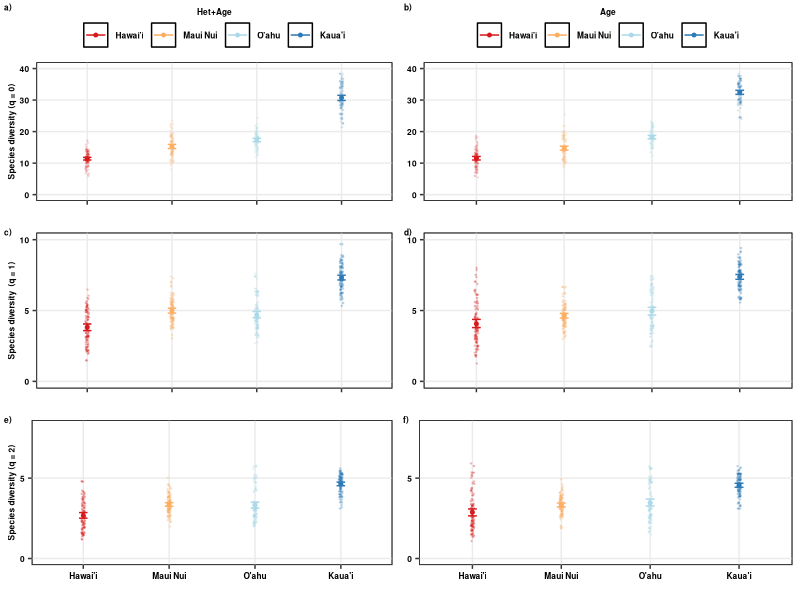

Generate this figure with R:
#############
# Hill N ####
#############
###############
# All natives #
# 9 plots #####
###############

require(tidyr)
require(dplyr)
require(ggplot2)
require(grid)
require(reshape2)
library(rms)

##########
# data  ##
##########

HillN_2<-read.csv("Cleaned_Data/Scen2_Natives_9plots_HillN.csv")
HillN_3<-read.csv("Cleaned_Data/Scen3_Natives_9plots_HillN.csv")

#############
# organize  #
#############

HillN_2$Scenario<-"II"
HillN_3$Scenario<-"III"

HillNN<-rbind.data.frame(HillN_2, HillN_3)

HillNN$geo_entity2<-as.character(HillNN$geo_entity2)
HillNN$geo_entity2<-ifelse(HillNN$geo_entity2=="O'ahu Island (incl. Mokoli'i Islet)","O'ahu",HillNN$geo_entity2)
HillNN$geo_entity2<-ifelse(HillNN$geo_entity2=="O'ahu Island","O'ahu",HillNN$geo_entity2)
HillNN$geo_entity2<-ifelse(HillNN$geo_entity2=="Hawai'i Island","Hawai'i",HillNN$geo_entity2)
HillNN$geo_entity2<-ifelse(HillNN$geo_entity2=="Kaua'i Island","Kaua'i",HillNN$geo_entity2)

HillNN$geo_entity2<-as.factor(HillNN$geo_entity2)
HillNN$geo_entity2<-factor(HillNN$geo_entity2,levels=c("Hawai'i","Maui Nui","O'ahu","Kaua'i"))

HillNN$order<-as.factor(HillNN$order)

HillNN$geo_order<-paste(HillNN$geo_entity2,HillNN$order,sep="_")

HillNN$geo_order<-factor(HillNN$geo_order,levels=c("Hawai'i_0","Hawai'i_1","Hawai'i_2","Maui Nui_0","Maui Nui_1","Maui Nui_2",
                                                   "O'ahu_0","O'ahu_1","O'ahu_2","Kaua'i_0","Kaua'i_1","Kaua'i_2"))

############################################
# summarize data                           #
############################################

HillNN_minus<- HillNN %>%
  group_by(geo_entity2,Scenario, order) %>%
  do(data.frame(rbind(smean.cl.boot(.$qD, B=1000))))

colnames(HillNN_minus)[4]<-"qD"
colnames(HillNN_minus)[5]<-"qD.LCL"
colnames(HillNN_minus)[6]<-"qD.UCL"

# Hill_Sc1<-filter(HillNN,Scenario=="I")
# Hill_Sc1<-select(Hill_Sc1, geo_entity2, Scenario, order, qD, qD.LCL, qD.UCL)

HillNN_f<-rbind.data.frame(HillNN_minus)

HillNN_f$geo_order<-paste(HillNN_f$geo_entity2,HillNN_f$order,sep="_")

HillNN_f$geo_order<-as.factor(HillNN_f$geo_order)

HillNN_f$geo_order<-factor(HillNN_f$geo_order,levels=c("Hawai'i_0","Hawai'i_1","Hawai'i_2","Maui Nui_0","Maui Nui_1","Maui Nui_2",
                                                       "O'ahu_0","O'ahu_1","O'ahu_2","Kaua'i_0","Kaua'i_1","Kaua'i_2"))

HillNN_f$geo_entity2<-factor(HillNN_f$geo_entity2,levels=c("Hawai'i","Maui Nui","O'ahu","Kaua'i"))

HillNN_f<-ungroup(HillNN_f)

##############################
# order x island x scenario  #
##############################

HillNN_f$Scenario<-as.character(HillNN_f$Scenario)
#HillNN_f$Scenario<-ifelse(HillNN_f$Scenario=="I","Area+Het+Age",HillNN_f$Scenario)
HillNN_f$Scenario<-ifelse(HillNN_f$Scenario=="II","Het+Age",HillNN_f$Scenario)
HillNN_f$Scenario<-ifelse(HillNN_f$Scenario=="III","Age",HillNN_f$Scenario)
HillNN_f$Scenario<-as.factor(HillNN_f$Scenario)

HillNN_f$Scenario<-factor(HillNN_f$Scenario,levels=c("Het+Age","Age"))

HillNN_f<- HillNN_f%>%
  unite( "Scen_Order", c("Scenario","order"),remove=FALSE)

HillNN$Scenario<-as.character(HillNN$Scenario)
#HillNN$Scenario<-ifelse(HillNN$Scenario=="I","Area+Het+Age",HillNN$Scenario)
HillNN$Scenario<-ifelse(HillNN$Scenario=="II","Het+Age",HillNN$Scenario)
HillNN$Scenario<-ifelse(HillNN$Scenario=="III","Age",HillNN$Scenario)
HillNN$Scenario<-as.factor(HillNN$Scenario)

HillNN$Scenario<-factor(HillNN$Scenario,levels=c("Het+Age","Age"))

HillNN<- HillNN%>%
  unite( "Scen_Order", c("Scenario","order"),remove=FALSE)

# # Scen1 + order 0
# 
# H_Sc1_Or0<-filter(HillNN, Scen_Order=="Area+Het+Age_0")
# 
# H_f_Sc1_Or0<-filter(HillNN_f, Scen_Order=="Area+Het+Age_0")
# 
# Hill_Sc1_Or0<-ggplot(H_Sc1_Or0, aes(x=geo_entity2,y=qD,group=geo_entity2,color=geo_entity2))+
#   geom_point(data=H_Sc1_Or0, aes(x=geo_entity2,y=qD,color=geo_entity2),position = position_jitter(w = 0.02, h = 0),size=0.25,alpha=0.1)+
#   
#   geom_point(data=H_f_Sc1_Or0, aes(x=geo_entity2,y=qD,group=geo_entity2, colour=geo_entity2),size=1)+
#   geom_errorbar(data=H_f_Sc1_Or0,aes(ymin=qD.LCL,ymax=qD.UCL,group=geo_entity2, colour=geo_entity2),width=0.1)+
#   
#   #scale_color_d3(palette="category20c")+
#   scale_colour_manual(values=c("#d7191c","#fdae61","#abd9e9","#2c7bb6"))+
#   scale_y_continuous(limits=c(0, 55),breaks=c(10,20,30,40,50,60),labels=c("10","20","30","40","50","60"))+
#   # scale_shape_manual(values=c(17,15,16))+
#   #facet_grid(order~Scenario,scales="free_y")+
#   labs(x="",y="Species diversity (q = 0)")+
#   guides(colour=guide_legend(title="Area+Het+Age",title.position = "top", hjust=0.5))+
#   theme_bw()+theme(plot.title = element_text(colour="black",face="bold",size=7,hjust=0.5,vjust=0),
#                    axis.title.x=element_text(colour="black",face="bold",size=6),
#                    axis.title.y=element_text(colour="black",face="bold",size=6),
#                    axis.text.x=element_blank(),
#                    axis.text.y=element_text(colour=c("black"),face="bold",size=6),
#                    strip.background = element_rect(fill="transparent",colour="black"),
#                    strip.text=element_text(face="bold",size=6),
#                    legend.text=element_text(colour=c("black"),face="bold",size=6),
#                    legend.title = element_text(colour=c("black"),face="bold",size=6),
#                    legend.title.align = 0.5,
#                    legend.margin=margin(t=0.00, r=0, b=0, l=0, unit="cm"),
#                    legend.position=c("top"),
#                    #legend.margin =margin(t=0, r=0, b=0, l=0, unit="cm"),
#                    panel.grid.major = element_blank(), panel.grid.minor = element_blank())

# Scen2 + order 0

H_Sc2_Or0<-filter(HillNN, Scen_Order=="Het+Age_0")

H_f_Sc2_Or0<-filter(HillNN_f, Scen_Order=="Het+Age_0")

Hill_Sc2_Or0<-ggplot(H_Sc2_Or0, aes(x=geo_entity2,y=qD,group=geo_entity2,color=geo_entity2))+
  geom_point(data=H_Sc2_Or0, aes(x=geo_entity2,y=qD,color=geo_entity2),position = position_jitter(w = 0.02, h = 0),size=0.25,alpha=0.1)+
  
  geom_point(data=H_f_Sc2_Or0, aes(x=geo_entity2,y=qD,group=geo_entity2, colour=geo_entity2),size=1)+
  geom_errorbar(data=H_f_Sc2_Or0,aes(ymin=qD.LCL,ymax=qD.UCL,group=geo_entity2, colour=geo_entity2),width=0.1)+
  
  #scale_color_d3(palette="category20c")+
  scale_colour_manual(values=c("#d7191c","#fdae61","#abd9e9","#2c7bb6"))+
  scale_y_continuous(limits=c(0, 40),breaks=c(0,10,20,30,40),labels=c("0","10","20","30","40"))+
  # scale_shape_manual(values=c(17,15,16))+
  #facet_grid(order~Scenario,scales="free_y")+
  labs(x="",y="Species diversity (q = 0)")+
  guides(colour=guide_legend(title="Het+Age",title.position = "top", hjust=0.5))+
  theme_bw()+theme(plot.title = element_text(colour="black",face="bold",size=7,hjust=0.5,vjust=0),
                   axis.title.x=element_text(colour="black",face="bold",size=6),
                   axis.title.y=element_text(colour="black",face="bold",size=6),
                   axis.text.x=element_blank(),
                   axis.text.y=element_text(colour=c("black"),face="bold",size=6),
                   strip.background = element_rect(fill="transparent",colour="black"),
                   strip.text=element_text(face="bold",size=6),
                   legend.text=element_text(colour=c("black"),face="bold",size=6),
                   legend.title = element_text(colour=c("black"),face="bold",size=6),
                   legend.title.align = 0.5,
                   legend.margin=margin(t=0.00, r=0, b=0, l=0, unit="cm"),
                   legend.position=c("top"),
                   #legend.margin =margin(t=0, r=0, b=0, l=0, unit="cm"),
                   panel.background =element_rect(fill="transparent",colour="black"),panel.grid.minor=element_blank())

# Scen3 + order 0

H_Sc3_Or0<-filter(HillNN, Scen_Order=="Age_0")

H_f_Sc3_Or0<-filter(HillNN_f, Scen_Order=="Age_0")

Hill_Sc3_Or0<-ggplot(H_Sc3_Or0, aes(x=geo_entity2,y=qD,group=geo_entity2,color=geo_entity2))+
  geom_point(data=H_Sc3_Or0, aes(x=geo_entity2,y=qD,color=geo_entity2),position = position_jitter(w = 0.02, h = 0),size=0.25,alpha=0.1)+
  
  geom_point(data=H_f_Sc3_Or0, aes(x=geo_entity2,y=qD,group=geo_entity2, colour=geo_entity2),size=1)+
  geom_errorbar(data=H_f_Sc3_Or0,aes(ymin=qD.LCL,ymax=qD.UCL,group=geo_entity2, colour=geo_entity2),width=0.1)+
  
  #scale_color_d3(palette="category20c")+
  scale_colour_manual(values=c("#d7191c","#fdae61","#abd9e9","#2c7bb6"))+
  scale_y_continuous(limits=c(0, 40),breaks=c(0,10,20,30,40),labels=c("0","10","20","30","40"))+
  # scale_shape_manual(values=c(17,15,16))+
  #facet_grid(order~Scenario,scales="free_y")+
  labs(x="",y="Species diversity")+
  guides(colour=guide_legend(title="Age",title.position = "top", hjust=0.5))+
  theme_bw()+theme(plot.title = element_text(colour="black",face="bold",size=7,hjust=0.5,vjust=0),
                   axis.title.x=element_text(colour="black",face="bold",size=6),
                   axis.title.y=element_blank(),
                   axis.text.x=element_blank(),
                   axis.text.y=element_text(colour=c("black"),face="bold",size=6),
                   strip.background = element_rect(fill="transparent",colour="black"),
                   strip.text=element_text(face="bold",size=6),
                   legend.text=element_text(colour=c("black"),face="bold",size=6),
                   legend.title = element_text(colour=c("black"),face="bold",size=6),
                   legend.title.align = 0.5,
                   legend.margin=margin(t=0.00, r=0, b=0, l=0, unit="cm"),
                   legend.position=c("top"),
                   #legend.margin =margin(t=0, r=0, b=0, l=0, unit="cm"),
                   panel.background =element_rect(fill="transparent",colour="black"),panel.grid.minor=element_blank())

# Scen1 + order 1

# H_Sc1_Or1<-filter(HillNN, Scen_Order=="Area+Het+Age_1")
# 
# H_f_Sc1_Or1<-filter(HillNN_f, Scen_Order=="Area+Het+Age_1")
# 
# Hill_Sc1_Or1<-ggplot(H_Sc1_Or1, aes(x=geo_entity2,y=qD,group=geo_entity2,color=geo_entity2))+
#   geom_point(data=H_Sc1_Or1, aes(x=geo_entity2,y=qD,color=geo_entity2),position = position_jitter(w = 0.02, h = 0),size=0.25,alpha=0.1)+
#   
#   geom_point(data=H_f_Sc1_Or1, aes(x=geo_entity2,y=qD,group=geo_entity2, colour=geo_entity2),size=1)+
#   geom_errorbar(data=H_f_Sc1_Or1,aes(ymin=qD.LCL,ymax=qD.UCL,group=geo_entity2, colour=geo_entity2),width=0.1)+
#   
#   #scale_color_d3(palette="category20c")+
#   scale_colour_manual(values=c("#d7191c","#fdae61","#abd9e9","#2c7bb6"))+
#   scale_y_continuous(limits=c(0, 15),breaks=c(5,10,15),labels=c("5","10","15"))+
#   # scale_shape_manual(values=c(17,15,16))+
#   #facet_grid(order~Scenario,scales="free_y")+
#   labs(x="",y="Species diversity (q = 1)")+
#   guides(colour=guide_legend(title="",title.position = "top", hjust=0.5))+
#   theme_bw()+theme(axis.title.x=element_text(colour="black",face="bold",size=6),
#                    axis.title.y=element_text(colour="black",face="bold",size=6),
#                    axis.text.x=element_blank(),
#                    axis.text.y=element_text(colour=c("black"),face="bold",size=6),
#                    strip.background = element_rect(fill="transparent",colour="black"),
#                    strip.text=element_text(face="bold",size=6),
#                    legend.text=element_text(colour=c("black"),face="bold",size=6),
#                    legend.title = element_text(colour=c("black"),face="bold",size=6),
#                    legend.title.align = 0.5,
#                    legend.margin=margin(t=0.05, r=0, b=0, l=0, unit="cm"),
#                    legend.position=c("none"),
#                    #legend.margin =margin(t=0, r=0, b=0, l=0, unit="cm"),
#                    panel.grid.major = element_blank(), panel.grid.minor = element_blank())

# Scen2 + order 1

H_Sc2_Or1<-filter(HillNN, Scen_Order=="Het+Age_1")

H_f_Sc2_Or1<-filter(HillNN_f, Scen_Order=="Het+Age_1")

Hill_Sc2_Or1<-ggplot(H_Sc2_Or1, aes(x=geo_entity2,y=qD,group=geo_entity2,color=geo_entity2))+
  geom_point(data=H_Sc2_Or1, aes(x=geo_entity2,y=qD,color=geo_entity2),position = position_jitter(w = 0.02, h = 0),size=0.25,alpha=0.2)+
  
  geom_point(data=H_f_Sc2_Or1, aes(x=geo_entity2,y=qD,group=geo_entity2, colour=geo_entity2),size=1)+
  geom_errorbar(data=H_f_Sc2_Or1,aes(ymin=qD.LCL,ymax=qD.UCL,group=geo_entity2, colour=geo_entity2),width=0.1)+
  
  #scale_color_d3(palette="category20c")+
  scale_colour_manual(values=c("#d7191c","#fdae61","#abd9e9","#2c7bb6"))+
  scale_y_continuous(limits=c(0, 10),breaks=c(0,5,10),labels=c("0","5","10"))+
  # scale_shape_manual(values=c(17,15,16))+
  #facet_grid(order~Scenario,scales="free_y")+
  labs(x="",y="Species diversity  (q = 1)")+
  guides(colour=guide_legend(title="",title.position = "top", hjust=0.5))+
  theme_bw()+theme(axis.title.x=element_text(colour="black",face="bold",size=6),
                   axis.title.y=element_text(colour="black",face="bold",size=6),
                   axis.text.x=element_blank(),
                   axis.text.y=element_text(colour=c("black"),face="bold",size=6),
                   strip.background = element_rect(fill="transparent",colour="black"),
                   strip.text=element_text(face="bold",size=6),
                   legend.text=element_text(colour=c("black"),face="bold",size=6),
                   legend.title = element_text(colour=c("black"),face="bold",size=6),
                   legend.title.align = 0.5,
                   legend.margin=margin(t=0.05, r=0, b=0, l=0, unit="cm"),
                   legend.position=c("none"),
                   #legend.margin =margin(t=0, r=0, b=0, l=0, unit="cm"),
                   panel.background =element_rect(fill="transparent",colour="black"),panel.grid.minor=element_blank())

# Scen3 + order 1

H_Sc3_Or1<-filter(HillNN, Scen_Order=="Age_1")

H_f_Sc3_Or1<-filter(HillNN_f, Scen_Order=="Age_1")

Hill_Sc3_Or1<-ggplot(H_Sc3_Or1, aes(x=geo_entity2,y=qD,group=geo_entity2,color=geo_entity2))+
  geom_point(data=H_Sc3_Or1, aes(x=geo_entity2,y=qD,color=geo_entity2),position = position_jitter(w = 0.02, h = 0),size=0.25,alpha=0.2)+
  
  geom_point(data=H_f_Sc3_Or1, aes(x=geo_entity2,y=qD,group=geo_entity2, colour=geo_entity2),size=1)+
  geom_errorbar(data=H_f_Sc3_Or1,aes(ymin=qD.LCL,ymax=qD.UCL,group=geo_entity2, colour=geo_entity2),width=0.1)+
  
  #scale_color_d3(palette="category20c")+
  scale_colour_manual(values=c("#d7191c","#fdae61","#abd9e9","#2c7bb6"))+
  scale_y_continuous(limits=c(0, 10),breaks=c(0,5,10),labels=c("0","5","10"))+
  # scale_shape_manual(values=c(17,15,16))+
  #facet_grid(order~Scenario,scales="free_y")+
  labs(x="",y="Species diversity")+
  guides(colour=guide_legend(title="",title.position = "top", hjust=0.5))+
  theme_bw()+theme(axis.title.x=element_text(colour="black",face="bold",size=6),
                   axis.title.y=element_blank(),
                   axis.text.x=element_blank(),
                   axis.text.y=element_text(colour=c("black"),face="bold",size=6),
                   strip.background = element_rect(fill="transparent",colour="black"),
                   strip.text=element_text(face="bold",size=6),
                   legend.text=element_text(colour=c("black"),face="bold",size=6),
                   legend.title = element_text(colour=c("black"),face="bold",size=6),
                   legend.title.align = 0.5,
                   legend.margin=margin(t=0.05, r=0, b=0, l=0, unit="cm"),
                   legend.position=c("none"),
                   #legend.margin =margin(t=0, r=0, b=0, l=0, unit="cm"),
                   panel.background =element_rect(fill="transparent",colour="black"),panel.grid.minor=element_blank())

# Scen1 + order 2

# H_Sc1_Or2<-filter(HillNN, Scen_Order=="Area+Het+Age_2")
# 
# H_f_Sc1_Or2<-filter(HillNN_f, Scen_Order=="Area+Het+Age_2")
# 
# Hill_Sc1_Or2<-ggplot(H_Sc1_Or2, aes(x=geo_entity2,y=qD,group=geo_entity2,color=geo_entity2))+
#   geom_point(data=H_Sc1_Or2, aes(x=geo_entity2,y=qD,color=geo_entity2),position = position_jitter(w = 0.02, h = 0),size=0.25,alpha=0.1)+
#   
#   geom_point(data=H_f_Sc1_Or2, aes(x=geo_entity2,y=qD,group=geo_entity2, colour=geo_entity2),size=1)+
#   geom_errorbar(data=H_f_Sc1_Or2,aes(ymin=qD.LCL,ymax=qD.UCL,group=geo_entity2, colour=geo_entity2),width=0.1)+
#   
#   #scale_color_d3(palette="category20c")+
#   scale_colour_manual(values=c("#d7191c","#fdae61","#abd9e9","#2c7bb6"))+
#   scale_y_continuous(limits=c(0, 10),breaks=c(0,5,10),labels=c("1","5","10"))+
#   # scale_shape_manual(values=c(17,15,16))+
#   #facet_grid(order~Scenario,scales="free_y")+
#   labs(x="",y="Species diversity (q = 2)")+
#   guides(colour=guide_legend(title="",title.position = "top", hjust=0.5))+
#   theme_bw()+theme(axis.title.x=element_text(colour="black",face="bold",size=6),
#                    axis.title.y=element_text(colour="black",face="bold",size=6),
#                    axis.text.x=element_text(colour="black",face="bold",size=6),
#                    axis.text.y=element_text(colour=c("black"),face="bold",size=6),
#                    strip.background = element_rect(fill="transparent",colour="black"),
#                    strip.text=element_text(face="bold",size=6),
#                    legend.text=element_text(colour=c("black"),face="bold",size=6),
#                    legend.title = element_text(colour=c("black"),face="bold",size=6),
#                    legend.title.align = 0.5,
#                    legend.margin=margin(t=0.05, r=0, b=0, l=0, unit="cm"),
#                    legend.position=c("none"),
#                    #legend.margin =margin(t=0, r=0, b=0, l=0, unit="cm"),
#                    panel.grid.major = element_blank(), panel.grid.minor = element_blank())

# Scen2 + order 2

H_Sc2_Or2<-filter(HillNN, Scen_Order=="Het+Age_2")

H_f_Sc2_Or2<-filter(HillNN_f, Scen_Order=="Het+Age_2")

Hill_Sc2_Or2<-ggplot(H_Sc2_Or2, aes(x=geo_entity2,y=qD,group=geo_entity2,color=geo_entity2))+
  geom_point(data=H_Sc2_Or2, aes(x=geo_entity2,y=qD,color=geo_entity2),position = position_jitter(w = 0.02, h = 0),size=0.25,alpha=0.2)+
  
  geom_point(data=H_f_Sc2_Or2, aes(x=geo_entity2,y=qD,group=geo_entity2, colour=geo_entity2),size=1)+
  geom_errorbar(data=H_f_Sc2_Or2,aes(ymin=qD.LCL,ymax=qD.UCL,group=geo_entity2, colour=geo_entity2),width=0.1)+
  
  #scale_color_d3(palette="category20c")+
  scale_colour_manual(values=c("#d7191c","#fdae61","#abd9e9","#2c7bb6"))+
  scale_y_continuous(limits=c(0, 8.2),breaks=c(0,5,10),labels=c("0","5","10"))+
  # scale_shape_manual(values=c(17,15,16))+
  #facet_grid(order~Scenario,scales="free_y")+
  labs(x="",y="Species diversity (q = 2)")+
  guides(colour=guide_legend(title="",title.position = "top", hjust=0.5))+
  theme_bw()+theme(axis.title.x=element_text(colour="black",face="bold",size=6),
                   axis.title.y=element_text(colour="black",face="bold",size=6),
                   axis.text.x=element_text(colour="black",face="bold",size=6),
                   axis.text.y=element_text(colour=c("black"),face="bold",size=6),
                   strip.background = element_rect(fill="transparent",colour="black"),
                   strip.text=element_text(face="bold",size=6),
                   legend.text=element_text(colour=c("black"),face="bold",size=6),
                   legend.title = element_text(colour=c("black"),face="bold",size=6),
                   legend.title.align = 0.5,
                   legend.margin=margin(t=0.05, r=0, b=0, l=0, unit="cm"),
                   legend.position=c("none"),
                   #legend.margin =margin(t=0, r=0, b=0, l=0, unit="cm"),
                   panel.background =element_rect(fill="transparent",colour="black"),panel.grid.minor=element_blank())

# Scen3 + order 2

H_Sc3_Or2<-filter(HillNN, Scen_Order=="Age_2")

H_f_Sc3_Or2<-filter(HillNN_f, Scen_Order=="Age_2")

Hill_Sc3_Or2<-ggplot(H_Sc3_Or2, aes(x=geo_entity2,y=qD,group=geo_entity2,color=geo_entity2))+
  geom_point(data=H_Sc3_Or2, aes(x=geo_entity2,y=qD,color=geo_entity2),position = position_jitter(w = 0.02, h = 0),size=0.25,alpha=0.2)+
  
  geom_point(data=H_f_Sc3_Or2, aes(x=geo_entity2,y=qD,group=geo_entity2, colour=geo_entity2),size=1)+
  geom_errorbar(data=H_f_Sc3_Or2,aes(ymin=qD.LCL,ymax=qD.UCL,group=geo_entity2, colour=geo_entity2),width=0.1)+
  
  #scale_color_d3(palette="category20c")+
  scale_colour_manual(values=c("#d7191c","#fdae61","#abd9e9","#2c7bb6"))+
  scale_y_continuous(limits=c(0, 8.2),breaks=c(0,5,10),labels=c("0","5","10"))+
  # scale_shape_manual(values=c(17,15,16))+
  #facet_grid(order~Scenario,scales="free_y")+
  labs(x="",y="Species diversity")+
  guides(colour=guide_legend(title="",title.position = "top", hjust=0.5))+
  theme_bw()+theme(axis.title.x=element_text(colour="black",face="bold",size=6),
                   axis.title.y=element_blank(),
                   axis.text.x=element_text(colour="black",face="bold",size=6),
                   axis.text.y=element_text(colour=c("black"),face="bold",size=6),
                   strip.background = element_rect(fill="transparent",colour="black"),
                   strip.text=element_text(face="bold",size=6),
                   legend.text=element_text(colour=c("black"),face="bold",size=6),
                   legend.title = element_text(colour=c("black"),face="bold",size=6),
                   legend.title.align = 0.5,
                   legend.margin=margin(t=0.05, r=0, b=0, l=0, unit="cm"),
                   legend.position=c("none"),
                   #legend.margin =margin(t=0, r=0, b=0, l=0, unit="cm"),
                   panel.background =element_rect(fill="transparent",colour="black"),panel.grid.minor=element_blank())


# write out 95 CIs

HillNN_f<-arrange(HillNN_f, order, Scenario)

write.csv(HillNN_f,"Cleaned_Data/summaryHillNumbers_9plots.csv",row.names = FALSE)

#################
# put together ##
#################

require(cowplot)

hill_tog<-plot_grid(Hill_Sc2_Or0, Hill_Sc3_Or0, Hill_Sc2_Or1, Hill_Sc3_Or1,Hill_Sc2_Or2, Hill_Sc3_Or2,
                    labels=c("a)","b)","c)","d)","e)","f)"),label_size = 6, ncol=2,rel_heights = c(1.2,1,1))

png(filename="Figures/HillN_Natives_9plots_Fig3.png", 
    units="in", 
    width=7, 
    height=7, 
    pointsize=2, 
    res=500)

hill_tog

dev.off()
